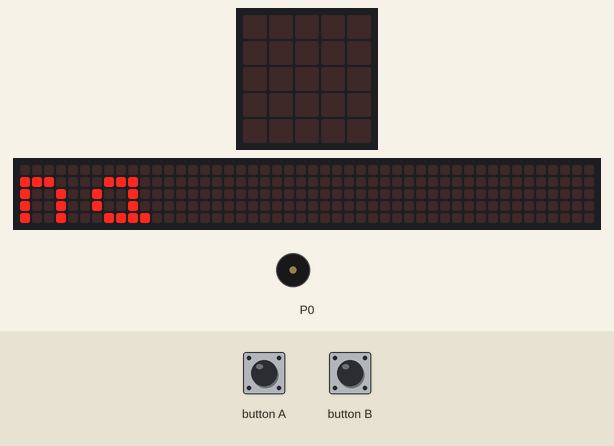
Simulated run of this program. Board: BBC micro:bit (MakeCode). Parts: the board's 5×5 LED display, a strip that is not on the board, showing the scrolling text unrolled, buzzer (waves = sounding). The test bench sets the inputs (shaded band). The 48×5 strip is a reading aid, not a part: it shows the text the display is scrolling, unrolled, one strip-width of it at a time.

Above: at 9.7 s.
12.2 s: button A pressed for 0.15 s
At 12.55 s:
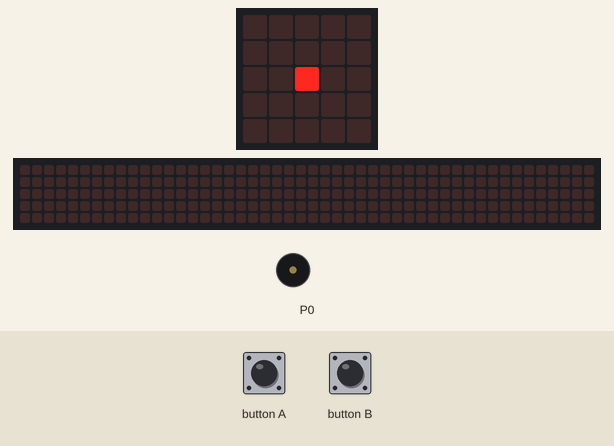
12.9 s: button B pressed for 0.15 s
At 12.95 s:
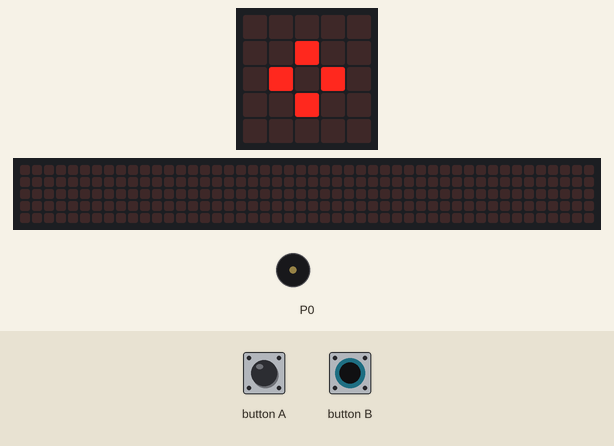
13.6 s: button B pressed for 0.15 s
At 13.75 s:
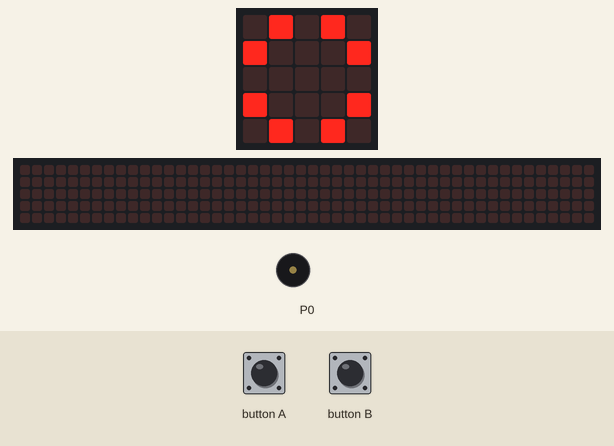
17.0 s: button B pressed for 0.15 s
Timing chart, 0 to 21.3 s (numbered marks = the images above; inputs shaded):
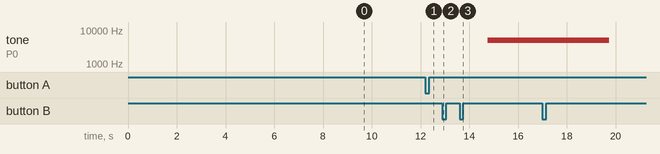

The program:

main.ts
```typescript
input.onButtonPressed(Button.A, function () {
    basic.showLeds(`
        . . . . .
        . . . . .
        . . # . .
        . . . . .
        . . . . .
        `)
    basic.showLeds(`
        . . . . .
        . . # . .
        . # . # .
        . . # . .
        . . . . .
        `)
    basic.showLeds(`
        . . # . .
        . # . # .
        # . . . #
        . # . # .
        . . # . .
        `)
    basic.showLeds(`
        . # . # .
        # . . . #
        . . . . .
        # . . . #
        . # . # .
        `)
    basic.showLeds(`
        # . . . #
        . . . . .
        . . . . .
        . . . . .
        # . . . #
        `)
    basic.showLeds(`
        . . . . .
        . . . . .
        . . . . .
        . . . . .
        . . . . .
        `)
    music.playSoundEffect(music.createSoundEffect(WaveShape.Sine, 5000, 5000, 255, 255, 5000, SoundExpressionEffect.None, InterpolationCurve.Linear), SoundExpressionPlayMode.UntilDone)
})
input.onButtonPressed(Button.B, function () {
    basic.showLeds(`
        # . . . .
        . . . . .
        . . . . .
        . . . . .
        . . . . .
        `)
    basic.showLeds(`
        . # . . .
        # . . . .
        . . . . .
        . . . . .
        . . . . .
        `)
    basic.showLeds(`
        . . # . .
        . # . . .
        # . . . .
        . . . . .
        . . . . .
        `)
    basic.showLeds(`
        . . . # .
        . . # . .
        . # . . .
        # . . . .
        . . . . .
        `)
    basic.showLeds(`
        . . . . #
        . . . # .
        . . # . .
        . # . . .
        # . . . .
        `)
    basic.showLeds(`
        . . . . .
        . . . . #
        . . . # .
        . . # . .
        . # . . .
        `)
    basic.showLeds(`
        . . . . .
        . . . . .
        . . . . #
        . . . # .
        . . # . .
        `)
    basic.showLeds(`
        . . . . .
        . . . . .
        . . . . .
        . . . . #
        . . . # .
        `)
    basic.showLeds(`
        . . . . .
        . . . . .
        . . . . .
        . . . . .
        . . . . .
        `)
})
basic.showString("2d16vianna")
basic.pause(1000)
basic.forever(function () {

})
```

test.ts
```typescript
// 在這裡測試；當此封包作為擴充功能時，將不會編譯此內容。
```

Measured:
- after the input at 12.2 s, the display: changes after 0.15 s (image 1)
- what the display in image 1 shows lasts 0.4 s, from 12.4 s to 12.8 s
